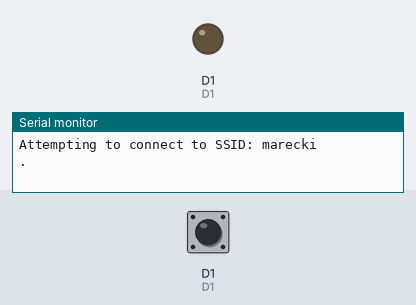
This sketch was run on a simulated ESP8266 (NodeMCU). Parts: output pins drawn as LEDs (lit = HIGH), the last lines printed to the serial monitor. Inputs (shaded band) come from the test bench; at power-on: D1 HIGH. WiFi joins after 1.5 s; servers stay silent unless stated.

Above: at 0.1 s.
At 5.3 s:
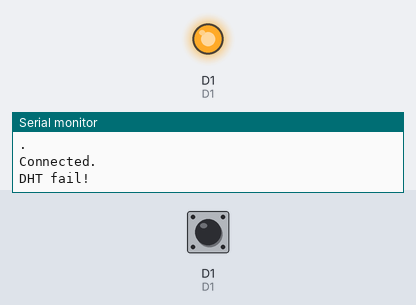
Timing chart, 0 to 6.8 s (numbered marks = the images above):
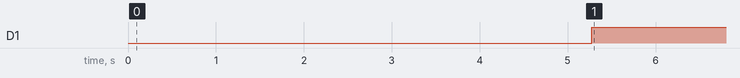

The sketch:

ThigsPeak_WriteMultipleFields_DHT.ino
```cpp
// (licence header left out)
#include "ThingSpeak.h"
#include "secrets.h"
#include <ESP8266WiFi.h>
#include "DHT.h"

#define LED_BUILTIN D4
#define D0 16
#define D1 5 // I2C Bus SCL (clock)
#define D2 4 // I2C Bus SDA (data)
#define D3 0
#define D4 2 // Same as "LED_BUILTIN", but inverted logic
#define D5 14 // SPI Bus SCK (clock)
#define D6 12 // SPI Bus MISO
#define D7 13 // SPI Bus MOSI
#define D8 15 // SPI Bus SS (CS)
#define D9 3 // RX0 (Serial console)
#define D10 1 // TX0 (Serial console)

//DHT sensor
#define DHTPIN D1          // numer pinu sygnałowego
#define DHTTYPE DHT22     // typ czujnika (DHT11)

char ssid[] = SECRET_SSID;   // your network SSID (name)
char pass[] = SECRET_PASS;   // your network password
int keyIndex = 0;            // your network key Index number (needed only for WEP)
WiFiClient  client;

unsigned long myChannelNumber = SECRET_CH_ID;
const char * myWriteAPIKey = SECRET_WRITE_APIKEY;

// Initialize our values
int updt = 0;
String myStatus = "";

//DHT sensor
DHT dht(DHTPIN, DHTTYPE); // definicja czujnika

void DHT_Read()
{
  float temperature = dht.readTemperature();
  float humidity = dht.readHumidity();
  static float temp, hum;
  static unsigned int count;
  updt = 0;


  // Sprawdzamy czy są odczytane wartości
  if (isnan(temperature) || isnan(humidity))
  {
    // Jeśli nie, wyświetlamy informację o błędzie
      Serial.println(F("DHT fail!"));
  }
  else
  {
    if (humidity != hum || temperature != temp)
    {
      // Jeśli tak, wyświetlamy wyniki pomiaru
        Serial.print(count); Serial.print(F(". "));
        Serial.print(F("Humidity: ")); Serial.print(humidity); Serial.print(F(" % "));
        Serial.print(F("Temperature: ")); Serial.print(temperature); Serial.println(F(" *C"));
        ThingSpeak.setField(1, temperature);
        ThingSpeak.setField(2, humidity);
        updt = 1;
    }
  }
  //keep last readings
  temp = temperature;
  hum = humidity;
  count++;
}

void setup() {
  Serial.begin(115200);  // Initialize serial

  WiFi.mode(WIFI_STA);
  dht.begin();            // inicjalizacja czujnika
  ThingSpeak.begin(client);  // Initialize ThingSpeak
}

void loop() {

  // Connect or reconnect to WiFi
  if(WiFi.status() != WL_CONNECTED){
    Serial.print(F("Attempting to connect to SSID: "));
    Serial.println(SECRET_SSID);
    while(WiFi.status() != WL_CONNECTED){
      WiFi.begin(ssid, pass);  // Connect to WPA/WPA2 network. Change this line if using open or WEP network
      Serial.print(F("."));
      delay(5000);
    }
    Serial.println(F("\nConnected."));
  }

  // set the status
//  ThingSpeak.setStatus(myStatus);

  DHT_Read();

  // write to the ThingSpeak channel
  if(updt == 1)
  {
    int x = ThingSpeak.writeFields(myChannelNumber, myWriteAPIKey);
    if(x == 200){
      Serial.println(F("Channel update successful."));
    }
    else{
      Serial.println("Problem updating channel. HTTP error code " + String(x));
    }
  }
  delay(300000); // Wait 5min to update the channel again
}
```

secrets.h
```cpp
// Use this file to store all of the private credentials
// and connection details

#define SECRET_SSID "marecki"		// replace MySSID with your WiFi network name
#define SECRET_PASS "3YYQ77UTQ4"	// replace MyPassword with your WiFi password

#define SECRET_CH_ID 1199692			// replace 0000000 with your channel number
#define SECRET_WRITE_APIKEY "V96UXW9TAM1T0JLG"   // replace XYZ with your channel write API Key
```

Measured:
- by itself, D1: LOW → HIGH at 5.3 s
